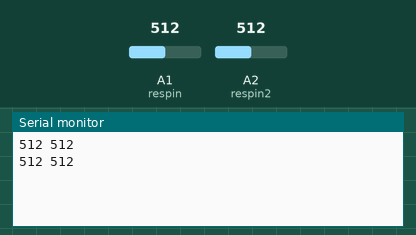
Recording of a sketch running on a simulated Arduino Uno, built with avr-gcc and run on an emulated ATmega328P. Shown: the last lines printed to the serial monitor. The inputs (shaded band) are chosen by the test bench; at power-on: A1 (respin) = 512, A2 (respin2) = 512.

Above: at 1.8 s.
1.9 s: A1 (respin) set to 716
At 2.8 s:
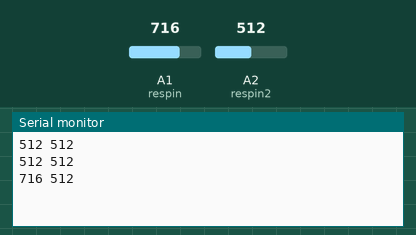
3.4 s: A2 (respin2) set to 716
At 4.7 s:
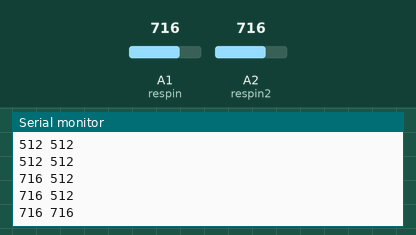
4.9 s: A1 (respin) set to 900
At 5.5 s:
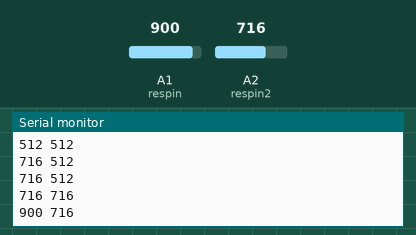
6.4 s: A2 (respin2) set to 900
At 7.8 s:
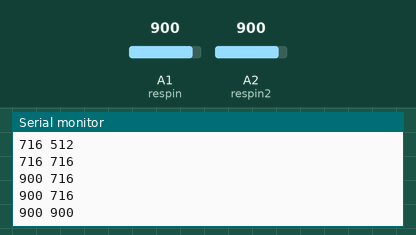
Timing chart, 0 to 8.9 s (numbered marks = the images above; inputs shaded):
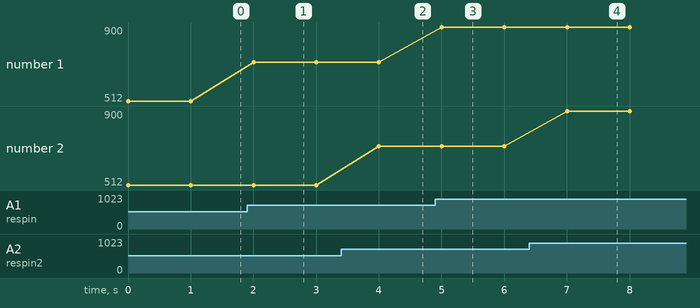

Measured:
- after the input at 1.9 s, the serial monitor: prints a new line after 0.10 s (image 1)
- after the input at 3.4 s, the serial monitor: prints a new line after 0.60 s (image 2)
- after the input at 4.9 s, the serial monitor: prints a new line after 0.10 s (image 3)
- after the input at 6.4 s, the serial monitor: prints a new line after 0.60 s (image 4)
- plotted number 1: 512 → 716 after the input at 1.9 s, 716 → 900 after the input at 4.9 s

The sketch:

waterlevel.ino
```cpp
int resval = 0;  // holds the value
int respin = A1; // sensor pin used

int resval2 = 0;  // holds the value
int respin2 = A2; // sensor pin used

void setup() {

  // start the serial console
  Serial.begin(9600);
}

void loop() {

  resval = analogRead(respin); //Read data from analog pin and store it to resval variable
 resval2 = analogRead(respin2);
 Serial.print(resval);
 Serial.print(" ");
 Serial.print(resval2);
 Serial.print("\n");

  delay(1000);
}
```
